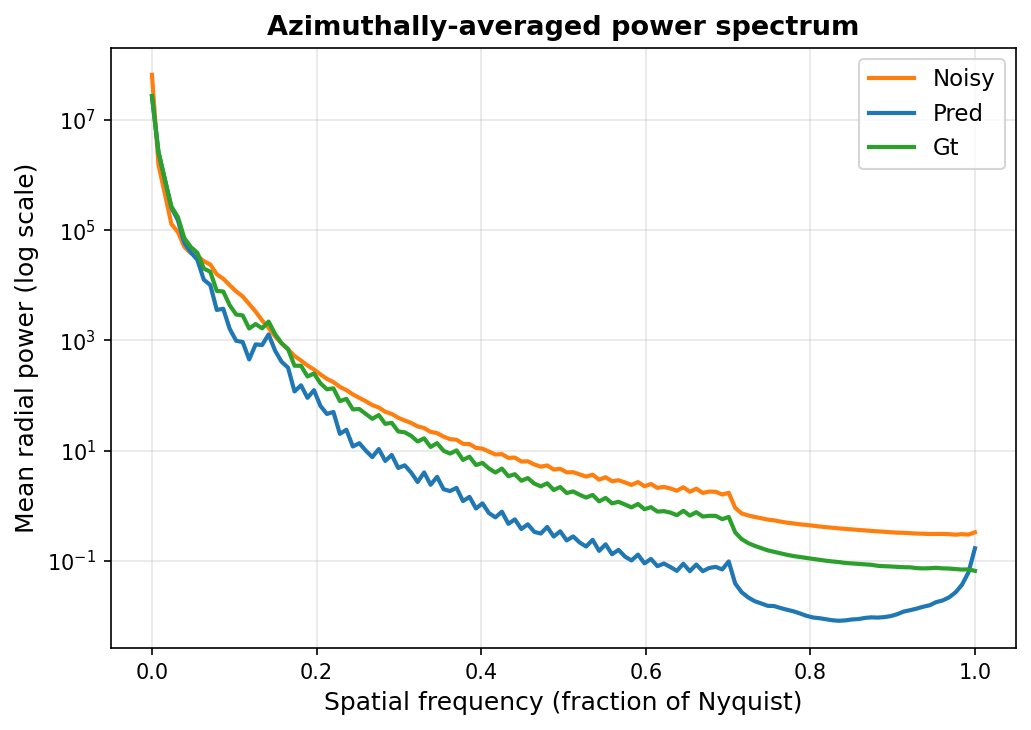
#> input picture Deraining_Holo/experiment_results/exp2_verynoisy/radial_power_spectrum.png, 1031 x 730 px
$ python analyze_sharpness.py --pred_dir experiment_results/exp2_verynoisy --gt_dir experiment_results/exp2_verynoisy --noisy_dir experiment_results/exp2_verynoisy   (older library calls are emulated)
#> lines starting #> are read from the running program, lines starting #| are printed output that depends on the picture
"""
Standalone blur/sharpness analysis for already-saved predictions.

Compares the high-frequency content of predictions vs ground truth (and the
noisy input) without re-running the model. Reports Laplacian variance, Sobel
gradient magnitude and FFT high-frequency energy (Pred/GT < 1 => blurrier),
with mean/std/median of the per-image Pred/GT ratios, and saves an
azimuthally-averaged radial power-spectrum plot.

Usage:
    python analyze_sharpness.py \
        --pred_dir  results/Holo_test_224k/raw \
        --gt_dir    $DATASET/test_clean \
        --noisy_dir $DATASET/test_noisy \
        --out       results/Holo_test_224k/radial_power_spectrum.png \
        --csv       results/Holo_test_224k/sharpness_per_image.csv \
        --window    # optional: Hann-window before FFT to reduce leakage
"""
import os
import csv
import argparse
import numpy as np
import cv2
import matplotlib
matplotlib.use('Agg')
import matplotlib.pyplot as plt
from glob import glob
from natsort import natsorted

parser = argparse.ArgumentParser()
parser.add_argument('--pred_dir', required=True)
parser.add_argument('--gt_dir', required=True)
parser.add_argument('--noisy_dir', required=True)
parser.add_argument('--out', default=None, help='Path for the power-spectrum PNG')
parser.add_argument('--csv', default=None, help='Optional path for per-image CSV export')
parser.add_argument('--window', action='store_true',
                    help='Apply a 2D Hann window before the FFT (reduces spectral leakage)')
args = parser.parse_args()

def load(p):
    img = cv2.imread(p, cv2.IMREAD_UNCHANGED)
#> img is the input picture: shape (730, 1031, 4); mean B, G, R, A 245.6, 246.6, 245.9, 255
    if img is None:
        return None
    return img.squeeze().astype(np.float64) / 65535.

def lap_var(x):
    return cv2.Laplacian(x, cv2.CV_64F).var()

def grad_mag(x):
    gx = cv2.Sobel(x, cv2.CV_64F, 1, 0, ksize=3)
    gy = cv2.Sobel(x, cv2.CV_64F, 0, 1, ksize=3)
    return float(np.mean(np.sqrt(gx ** 2 + gy ** 2)))

def hf_energy(x, win=None):
    if win is not None:
        x = x * win
    P = np.abs(np.fft.fftshift(np.fft.fft2(x))) ** 2
#> (the run stopped early here; a loop or call above may not have finished)

$ run again, with Deraining_Holo/experiment_results/exp2_verynoisy/overfit_check.png copied over Deraining_Holo/experiment_results/exp2_verynoisy/radial_power_spectrum.png
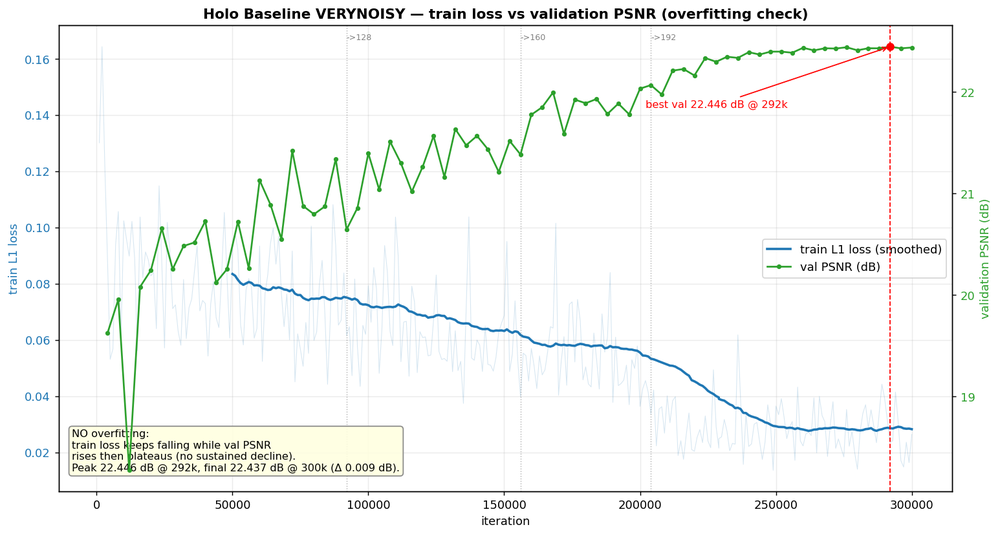
#> input picture Deraining_Holo/experiment_results/exp2_verynoisy/overfit_check.png, 1000 x 536 px, shrunk from 1546 x 829 before the run
#> in load, img is the input picture: shape (536, 1000, 4); mean B, G, R, A 246.1, 247.4, 246.1, 255

$ run again, with Deraining_Holo/experiment_results/exp2_verynoisy/training_curves.png copied over Deraining_Holo/experiment_results/exp2_verynoisy/radial_power_spectrum.png
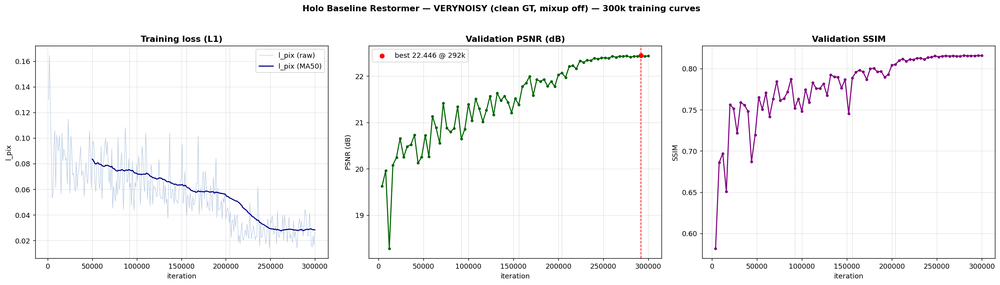
#> input picture Deraining_Holo/experiment_results/exp2_verynoisy/training_curves.png, 1000 x 285 px, shrunk from 2579 x 735 before the run
#> in load, img is the input picture: shape (285, 1000, 4); mean B, G, R, A 247.3, 246.8, 246.9, 255
